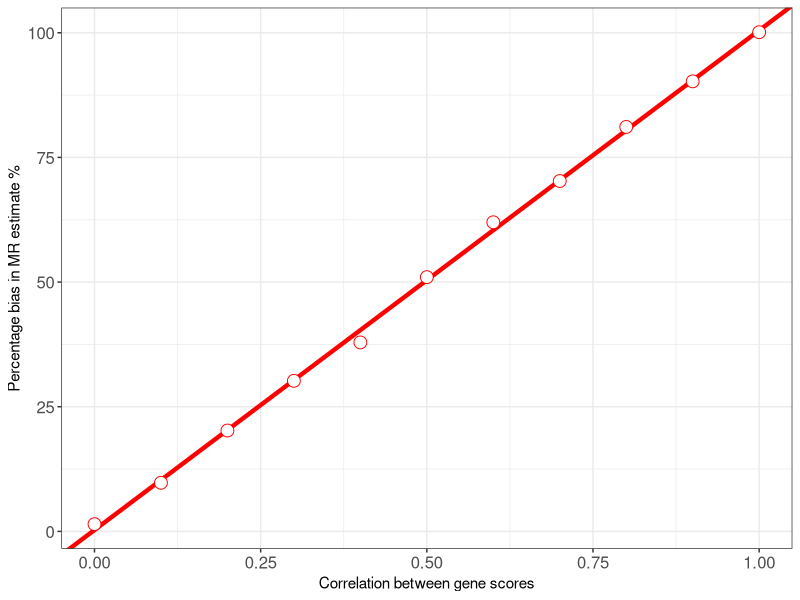

Recreate this plot in R.
#Exploring SNPs score simulation
#After http://www.r-bloggers.com/instrumental-variables-simulation/

#Load used libraries
library(MASS)
library(ggplot2)

mr_corr_sim<-function(n_sample,score_corr,met_corr){
  
  #Generate x1 (metabolite 1) and x2 (Metabolite 2)
  x1StarAndx2Star <- mvrnorm(n_sample, c(20, 15), matrix(c(1, met_corr, met_corr, 1), 2, 2))
  
  #Summary of generated metabolites
  summary(x1StarAndx2Star)
  
  #Define the two metabolites
  x1Star <- x1StarAndx2Star[, 1]
  x2Star <- x1StarAndx2Star[, 2]
  
  #Generate scores
  z1Andz2 <- mvrnorm(n_sample, c(1, 1), matrix(c(1, score_corr, score_corr, 1), 2, 2))
  
  #Generate genetic scores z1 and z2 
  z1<-z1Andz2[,1]
  z2<-z1Andz2[,2]
  
  #Generate x1 and x2
  x1 <- x1Star+z1
  x2 <- x2Star+z2
  
  #Generate the risk factor
  y<-1+x1+x2+rnorm(n_sample, 0, 0.5)
  
  #Estimate full model
  full<-lm(y ~ x1 + x2)
  full_x1<-full$coefficients[2]
  
  #Estimate model without x2
  single<-lm(y ~ x1)
  single_x1<-single$coefficients[2]
  
  #Run IV two-stage IV
  x1Hat <- lm(x1 ~ z1)$fitted.values
  mrx1<-lm(y ~ x1Hat)
  mrx1_x1<-mrx1$coefficients[2]
  
  #Build result list
  out_list<-list(n_sample,score_corr,met_corr,full_x1,single_x1,mrx1_x1)
  
  #Retun list
  return(out_list)
}

#Test run
#mr_corr_sim(1000,0,0.5)

#Values to be considered
values_cons<-seq(0,1,0.1)

#Initialise matrix
mr_score_corr<-matrix(NA, nrow = length(values_cons), ncol = 6)

#Loop though values
for(i in 1:length(values_cons)){
  #Run mr_corr_sim function
  mr_score_corr[i,]<-unlist(mr_corr_sim(10000,values_cons[i],0.5))
  
}

#Results to dataframe
mr_score_dat<-as.data.frame(mr_score_corr)

#Name columns
names(mr_score_dat)<-c("N_of_sample","Gen_score_corr","Met_corr","Full_model","One_var_model","MR_model")

#Generate difference bwetween true and MR estimates
mr_score_dat$True_MR_per<-100*(-mr_score_dat$Full_model+mr_score_dat$MR_model)/mr_score_dat$Full_model

#Model between score correlation and bias oercentage
bias_mode<-lm(mr_score_dat$True_MR_per ~ mr_score_dat$Gen_score_corr)

# Generate plot
ggplot(data=mr_score_dat, aes(x=Gen_score_corr, y=True_MR_per, group=1)) +
  geom_abline(intercept = coef(bias_mode)[1], slope = coef(bias_mode)[2],
              colour="red", linetype="solid", size=1.5) +
  geom_point(colour="red", size=4, shape=21, fill="white") +
  labs(x = "Correlation between gene scores",
       y = "Percentage bias in MR estimate %") +
  theme_bw() +
  theme(axis.text = element_text(size=12))






